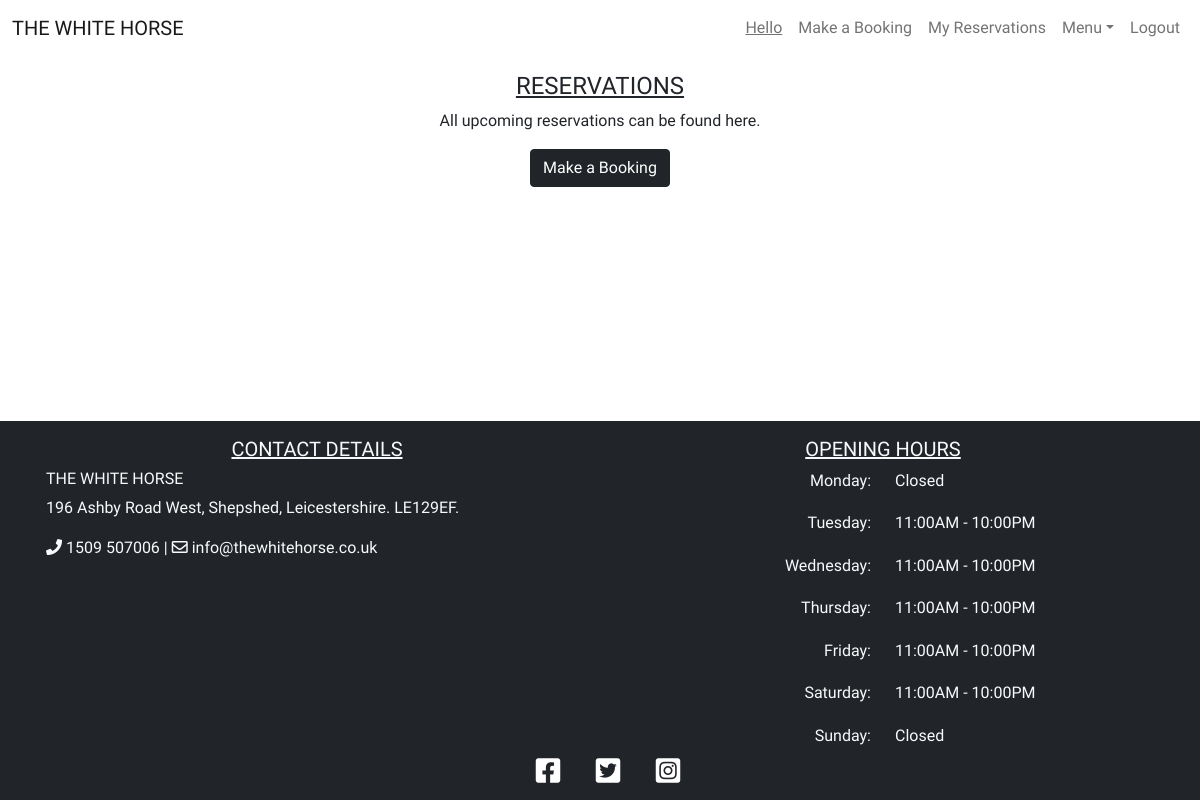
The app's page /reservations (signed in), older data.
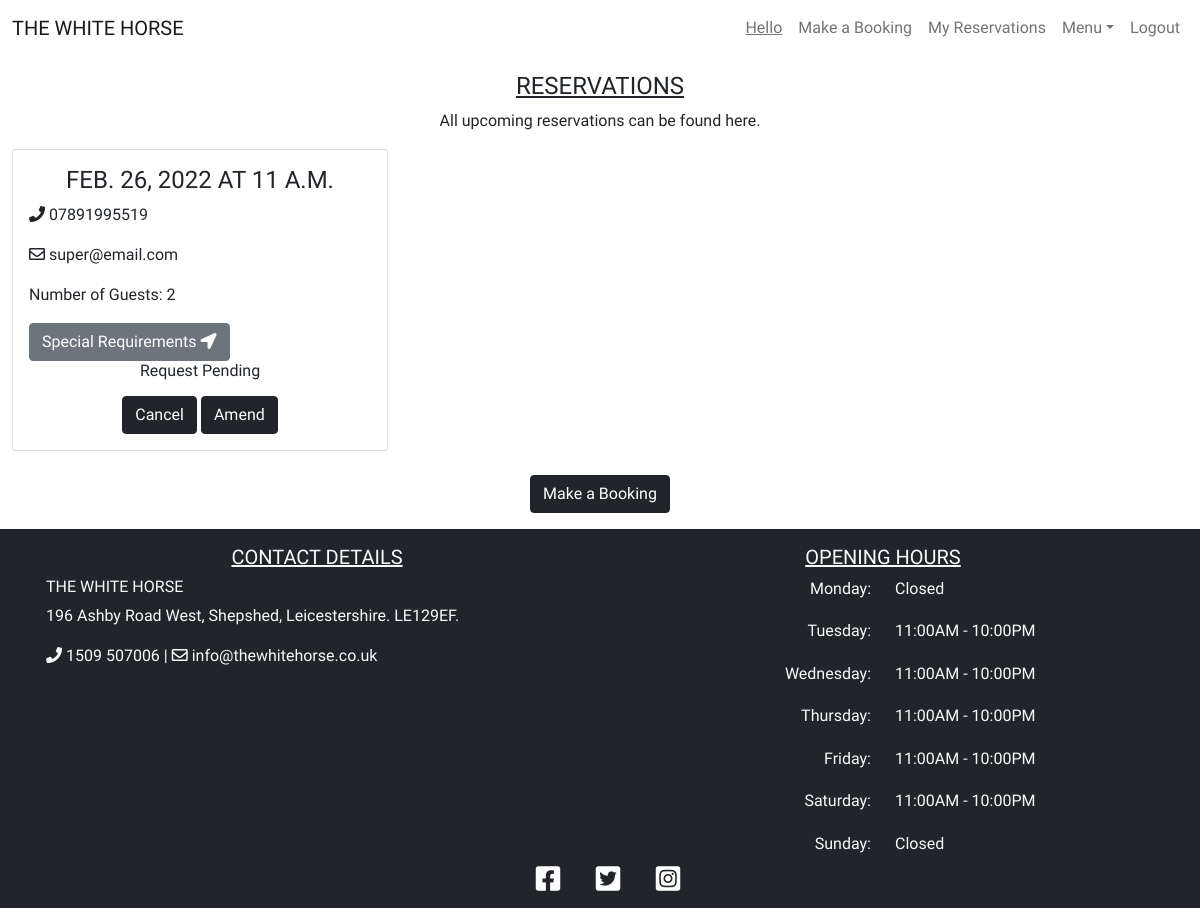
The same page, newer data.
### booking/models.py (models this page shows, shortened)
class Booking(models.Model):
    user = models.ForeignKey(User, on_delete=models.CASCADE)
    lead = models.CharField(max_length=200, blank=False)
    email = models.CharField(max_length=200, blank=False)
    phoneNumberRegex = RegexValidator(regex=r'^\+?1?\d{9,15}$')
    mobile = models.CharField(
        validators=[phoneNumberRegex], max_length=16, blank=False
        )
    date = models.DateField(blank=False)
    time = models.TimeField(blank=False)
    notes = models.TextField(max_length=200)
    guests = models.PositiveIntegerField(blank=False)
    status = models.IntegerField(choices=STATUS, default=0)
    class Meta:
        ordering = ['-date']
        constraints = [
            models.UniqueConstraint(
                fields=['user', 'date', 'time'], name='unique_booking'
            ), ]

### booking/views.py (the view)
# urls.py: path('reservations', views.ReservationList.as_view(), name='reservations'),
class ReservationList(generic.ListView):
    model = Booking
    def sort(self, bookings):
        if bookings.date >= datetime.date.today():
            return True
        else:
            return False
    def get(self, request, *args, **kwargs):
        if request.user.is_authenticated:
            bookings = Booking.objects.filter(user=request.user)
            reservations = filter(self.sort, bookings)
            return render(
                request, 'reservations.html',
                {
                    'reservations': reservations,
                },
            )
        else:
            return redirect(reverse("account_login"))

### booking/mapbox_context_processor.py (called while the page is built)
def mapbox_renderer(_request):
    return {
       'google_maps': settings.GOOGLE_MAPS
    }

### templates/reservations.html (shortened to what this page needs)
{% extends "base.html" %}
{% block content %}
<div class="container-fluid mb-3">
    <div class="row">
        <div class="col-12 mt-3 left">
            <h4 class="page-heading text-center">Reservations</h4>
            <p class="text-center">All upcoming reservations can be found here.</p>
            <div class="row">
                {% for reservation in reservations %}
                <div class="col-md-4">
                    <div class="card mb-4">
                        <div class="card-body">
                            <h4 class='card-title text-uppercase text-center'>{{ reservation.date }} at
                                {{ reservation.time }}</h4>
                            <div class='card-text'>
                                <p><i class="fas fa-phone"></i> {{ reservation.mobile }}</p>
                                <p><i class="far fa-envelope"></i> {{ reservation.email }}</p>
                                <p>Number of Guests: {{ reservation.guests }}</p>
                                <button data-bs-toggle='modal' data-bs-target='#notes' class="btn btn-secondary">Special
                                    Requirements <i class="fas fa-location-arrow"></i></button>
                                <div class='text-center h6'>
                                    {% if reservation.status == 1 %}
                                    <p>Reservation Accepted</p>
                                    {% elif reservation.status == 2 %}
                                    <p>Reservation Declined</p>
                                    {% else %}
                                    <p>Request Pending</p>
                                    {% endif %}
                                </div>
                            </div>
                            <div class='text-center'>
                                <button data-bs-toggle='modal' data-bs-target='#cancel' class="btn btn-dark">Cancel</button>
                                <a class="btn btn-dark" href="/amend/{{ reservation.id }}">Amend</a>
                            </div>
                        </div>
                    </div>
                </div>
                    {% endfor %}
                </div>
        </div>
        <a href="{% url 'booking' %}" class="text-center"><button class="btn btn-dark">Make a Booking</button></a>
    </div>
</div>
{% endblock %}

Row changes from the older to the newer data that the page shows:
added Booking: date "FEB. 26, 2022", time "11 A.M.", mobile "07891995519", email "super@email.com", guests "2", status "Request Pending"
